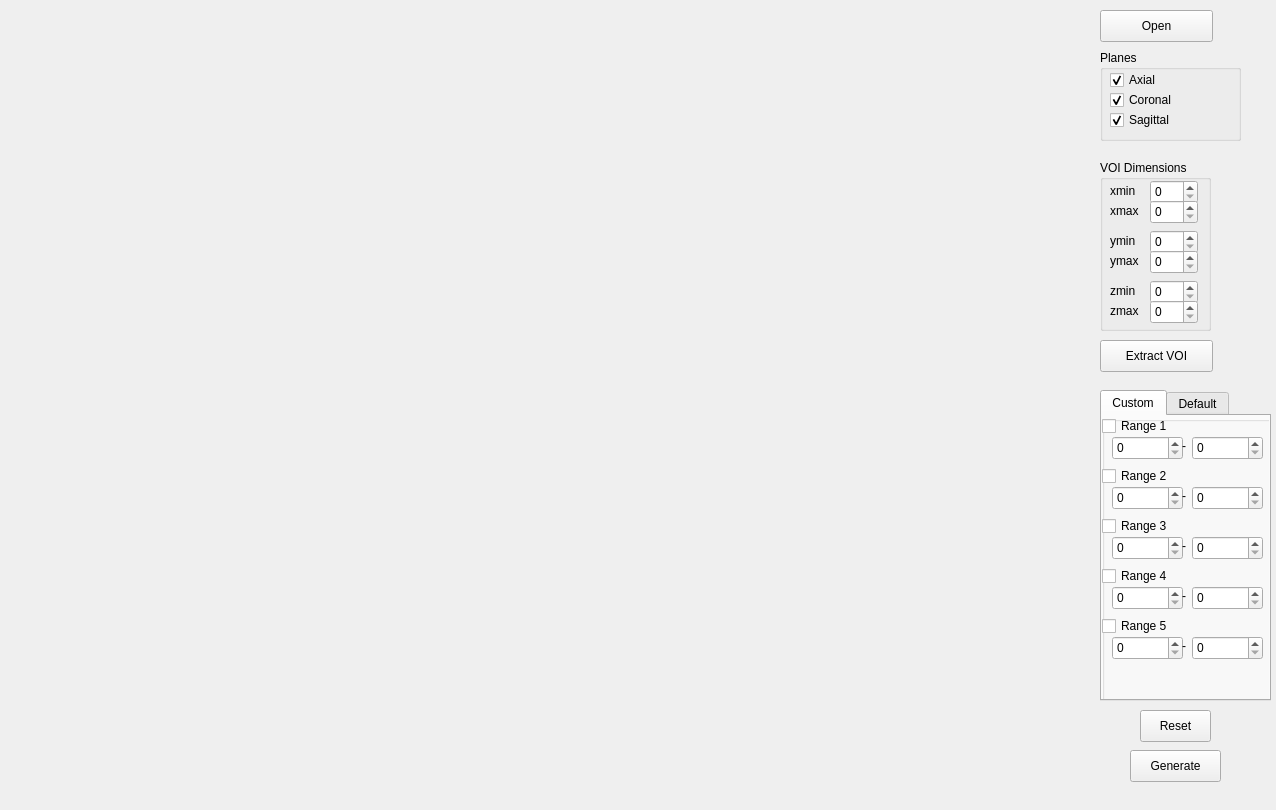
<?xml version="1.0" encoding="UTF-8"?>
<ui version="4.0">
 <class>Widget</class>
 <widget class="QWidget" name="Widget">
  <property name="geometry">
   <rect>
    <x>0</x>
    <y>0</y>
    <width>1276</width>
    <height>810</height>
   </rect>
  </property>
  <property name="windowTitle">
   <string>Widget</string>
  </property>
  <widget class="QWidget" name="gridLayoutWidget">
   <property name="geometry">
    <rect>
     <x>10</x>
     <y>10</y>
     <width>541</width>
     <height>391</height>
    </rect>
   </property>
   <layout class="QGridLayout" name="gridLayout">
    <item row="0" column="0">
     <widget class="QVTKWidget" name="widget1" native="true"/>
    </item>
   </layout>
  </widget>
  <widget class="QWidget" name="gridLayoutWidget_2">
   <property name="geometry">
    <rect>
     <x>560</x>
     <y>10</y>
     <width>531</width>
     <height>391</height>
    </rect>
   </property>
   <layout class="QGridLayout" name="gridLayout_2">
    <item row="0" column="0">
     <widget class="QVTKWidget" name="widget2" native="true"/>
    </item>
   </layout>
  </widget>
  <widget class="QWidget" name="gridLayoutWidget_3">
   <property name="geometry">
    <rect>
     <x>9</x>
     <y>409</y>
     <width>541</width>
     <height>391</height>
    </rect>
   </property>
   <layout class="QGridLayout" name="gridLayout_3">
    <item row="0" column="0">
     <widget class="QVTKWidget" name="widget3" native="true"/>
    </item>
   </layout>
  </widget>
  <widget class="QWidget" name="gridLayoutWidget_4">
   <property name="geometry">
    <rect>
     <x>560</x>
     <y>410</y>
     <width>531</width>
     <height>391</height>
    </rect>
   </property>
   <layout class="QGridLayout" name="gridLayout_4">
    <item row="0" column="0">
     <widget class="QVTKWidget" name="widget4" native="true"/>
    </item>
   </layout>
  </widget>
  <widget class="QPushButton" name="btnOpen">
   <property name="geometry">
    <rect>
     <x>1100</x>
     <y>10</y>
     <width>113</width>
     <height>32</height>
    </rect>
   </property>
   <property name="text">
    <string>Open</string>
   </property>
  </widget>
  <widget class="QPushButton" name="btnGenerate">
   <property name="geometry">
    <rect>
     <x>1130</x>
     <y>750</y>
     <width>91</width>
     <height>32</height>
    </rect>
   </property>
   <property name="text">
    <string>Generate</string>
   </property>
  </widget>
  <widget class="QGroupBox" name="groupBox">
   <property name="geometry">
    <rect>
     <x>1100</x>
     <y>50</y>
     <width>141</width>
     <height>91</height>
    </rect>
   </property>
   <property name="title">
    <string>Planes</string>
   </property>
   <widget class="QCheckBox" name="checkAxial">
    <property name="geometry">
     <rect>
      <x>10</x>
      <y>20</y>
      <width>86</width>
      <height>20</height>
     </rect>
    </property>
    <property name="text">
     <string>Axial</string>
    </property>
    <property name="checked">
     <bool>true</bool>
    </property>
   </widget>
   <widget class="QCheckBox" name="checkCoronal">
    <property name="geometry">
     <rect>
      <x>10</x>
      <y>40</y>
      <width>86</width>
      <height>20</height>
     </rect>
    </property>
    <property name="text">
     <string>Coronal</string>
    </property>
    <property name="checked">
     <bool>true</bool>
    </property>
   </widget>
   <widget class="QCheckBox" name="checkSagittal">
    <property name="geometry">
     <rect>
      <x>10</x>
      <y>60</y>
      <width>86</width>
      <height>20</height>
     </rect>
    </property>
    <property name="text">
     <string>Sagittal</string>
    </property>
    <property name="checked">
     <bool>true</bool>
    </property>
   </widget>
   <widget class="QLabel" name="axial">
    <property name="geometry">
     <rect>
      <x>89</x>
      <y>20</y>
      <width>51</width>
      <height>21</height>
     </rect>
    </property>
    <property name="text">
     <string/>
    </property>
   </widget>
   <widget class="QLabel" name="coronal">
    <property name="geometry">
     <rect>
      <x>90</x>
      <y>40</y>
      <width>51</width>
      <height>21</height>
     </rect>
    </property>
    <property name="text">
     <string/>
    </property>
   </widget>
   <widget class="QLabel" name="sagittal">
    <property name="geometry">
     <rect>
      <x>90</x>
      <y>60</y>
      <width>51</width>
      <height>21</height>
     </rect>
    </property>
    <property name="text">
     <string/>
    </property>
   </widget>
  </widget>
  <widget class="QPushButton" name="extractVOI">
   <property name="geometry">
    <rect>
     <x>1100</x>
     <y>340</y>
     <width>113</width>
     <height>32</height>
    </rect>
   </property>
   <property name="text">
    <string>Extract VOI</string>
   </property>
  </widget>
  <widget class="QGroupBox" name="groupBox_2">
   <property name="enabled">
    <bool>true</bool>
   </property>
   <property name="geometry">
    <rect>
     <x>1100</x>
     <y>160</y>
     <width>111</width>
     <height>171</height>
    </rect>
   </property>
   <property name="title">
    <string>VOI Dimensions</string>
   </property>
   <widget class="QSpinBox" name="xmin">
    <property name="geometry">
     <rect>
      <x>50</x>
      <y>20</y>
      <width>48</width>
      <height>24</height>
     </rect>
    </property>
   </widget>
   <widget class="QSpinBox" name="xmax">
    <property name="geometry">
     <rect>
      <x>50</x>
      <y>40</y>
      <width>48</width>
      <height>24</height>
     </rect>
    </property>
   </widget>
   <widget class="QSpinBox" name="ymin">
    <property name="geometry">
     <rect>
      <x>50</x>
      <y>70</y>
      <width>48</width>
      <height>24</height>
     </rect>
    </property>
   </widget>
   <widget class="QSpinBox" name="ymax">
    <property name="geometry">
     <rect>
      <x>50</x>
      <y>90</y>
      <width>48</width>
      <height>24</height>
     </rect>
    </property>
   </widget>
   <widget class="QSpinBox" name="zmin">
    <property name="geometry">
     <rect>
      <x>50</x>
      <y>120</y>
      <width>48</width>
      <height>24</height>
     </rect>
    </property>
   </widget>
   <widget class="QSpinBox" name="zmax">
    <property name="geometry">
     <rect>
      <x>50</x>
      <y>140</y>
      <width>48</width>
      <height>24</height>
     </rect>
    </property>
   </widget>
   <widget class="QLabel" name="label">
    <property name="geometry">
     <rect>
      <x>10</x>
      <y>20</y>
      <width>31</width>
      <height>21</height>
     </rect>
    </property>
    <property name="text">
     <string>xmin</string>
    </property>
   </widget>
   <widget class="QLabel" name="label_2">
    <property name="geometry">
     <rect>
      <x>10</x>
      <y>40</y>
      <width>31</width>
      <height>21</height>
     </rect>
    </property>
    <property name="text">
     <string>xmax</string>
    </property>
   </widget>
   <widget class="QLabel" name="label_3">
    <property name="geometry">
     <rect>
      <x>10</x>
      <y>70</y>
      <width>31</width>
      <height>21</height>
     </rect>
    </property>
    <property name="text">
     <string>ymin</string>
    </property>
   </widget>
   <widget class="QLabel" name="label_4">
    <property name="geometry">
     <rect>
      <x>10</x>
      <y>90</y>
      <width>31</width>
      <height>21</height>
     </rect>
    </property>
    <property name="text">
     <string>ymax</string>
    </property>
   </widget>
   <widget class="QLabel" name="label_5">
    <property name="geometry">
     <rect>
      <x>10</x>
      <y>120</y>
      <width>31</width>
      <height>21</height>
     </rect>
    </property>
    <property name="text">
     <string>zmin</string>
    </property>
   </widget>
   <widget class="QLabel" name="label_6">
    <property name="geometry">
     <rect>
      <x>10</x>
      <y>140</y>
      <width>31</width>
      <height>21</height>
     </rect>
    </property>
    <property name="text">
     <string>zmax</string>
    </property>
   </widget>
   <zorder>xmin</zorder>
   <zorder>xmax</zorder>
   <zorder>ymin</zorder>
   <zorder>ymax</zorder>
   <zorder>zmin</zorder>
   <zorder>zmax</zorder>
   <zorder>label</zorder>
   <zorder>label_2</zorder>
   <zorder>label_3</zorder>
   <zorder>label_4</zorder>
   <zorder>label_5</zorder>
   <zorder>label_6</zorder>
   <zorder>groupBox_3</zorder>
  </widget>
  <widget class="QPushButton" name="btnReset">
   <property name="geometry">
    <rect>
     <x>1140</x>
     <y>710</y>
     <width>71</width>
     <height>32</height>
    </rect>
   </property>
   <property name="text">
    <string>Reset</string>
   </property>
  </widget>
  <widget class="QTabWidget" name="tabMode">
   <property name="geometry">
    <rect>
     <x>1100</x>
     <y>390</y>
     <width>171</width>
     <height>311</height>
    </rect>
   </property>
   <property name="currentIndex">
    <number>0</number>
   </property>
   <widget class="QWidget" name="tab">
    <attribute name="title">
     <string>Custom</string>
    </attribute>
    <widget class="QGroupBox" name="groupBox_4">
     <property name="geometry">
      <rect>
       <x>0</x>
       <y>0</y>
       <width>171</width>
       <height>291</height>
      </rect>
     </property>
     <property name="title">
      <string/>
     </property>
     <widget class="QCheckBox" name="checkBox_15">
      <property name="geometry">
       <rect>
        <x>0</x>
        <y>0</y>
        <width>87</width>
        <height>20</height>
       </rect>
      </property>
      <property name="text">
       <string>Range 1</string>
      </property>
     </widget>
     <widget class="QSpinBox" name="minBox1">
      <property name="geometry">
       <rect>
        <x>10</x>
        <y>20</y>
        <width>71</width>
        <height>24</height>
       </rect>
      </property>
     </widget>
     <widget class="QLabel" name="label_7">
      <property name="geometry">
       <rect>
        <x>80</x>
        <y>20</y>
        <width>20</width>
        <height>20</height>
       </rect>
      </property>
      <property name="text">
       <string>-</string>
      </property>
     </widget>
     <widget class="QSpinBox" name="maxBox1">
      <property name="geometry">
       <rect>
        <x>90</x>
        <y>20</y>
        <width>71</width>
        <height>24</height>
       </rect>
      </property>
     </widget>
     <widget class="QSpinBox" name="minBox2">
      <property name="geometry">
       <rect>
        <x>10</x>
        <y>70</y>
        <width>71</width>
        <height>24</height>
       </rect>
      </property>
     </widget>
     <widget class="QLabel" name="label_8">
      <property name="geometry">
       <rect>
        <x>80</x>
        <y>70</y>
        <width>20</width>
        <height>20</height>
       </rect>
      </property>
      <property name="text">
       <string>-</string>
      </property>
     </widget>
     <widget class="QSpinBox" name="maxBox2">
      <property name="geometry">
       <rect>
        <x>90</x>
        <y>70</y>
        <width>71</width>
        <height>24</height>
       </rect>
      </property>
     </widget>
     <widget class="QCheckBox" name="checkBox_16">
      <property name="geometry">
       <rect>
        <x>0</x>
        <y>50</y>
        <width>87</width>
        <height>20</height>
       </rect>
      </property>
      <property name="text">
       <string>Range 2</string>
      </property>
     </widget>
     <widget class="QCheckBox" name="checkBox_17">
      <property name="geometry">
       <rect>
        <x>0</x>
        <y>100</y>
        <width>87</width>
        <height>20</height>
       </rect>
      </property>
      <property name="text">
       <string>Range 3</string>
      </property>
     </widget>
     <widget class="QSpinBox" name="minBox3">
      <property name="geometry">
       <rect>
        <x>10</x>
        <y>120</y>
        <width>71</width>
        <height>24</height>
       </rect>
      </property>
     </widget>
     <widget class="QLabel" name="label_9">
      <property name="geometry">
       <rect>
        <x>80</x>
        <y>120</y>
        <width>20</width>
        <height>20</height>
       </rect>
      </property>
      <property name="text">
       <string>-</string>
      </property>
     </widget>
     <widget class="QSpinBox" name="maxBox3">
      <property name="geometry">
       <rect>
        <x>90</x>
        <y>120</y>
        <width>71</width>
        <height>24</height>
       </rect>
      </property>
     </widget>
     <widget class="QCheckBox" name="checkBox_18">
      <property name="geometry">
       <rect>
        <x>0</x>
        <y>150</y>
        <width>87</width>
        <height>20</height>
       </rect>
      </property>
      <property name="text">
       <string>Range 4</string>
      </property>
     </widget>
     <widget class="QSpinBox" name="minBox4">
      <property name="geometry">
       <rect>
        <x>10</x>
        <y>170</y>
        <width>71</width>
        <height>24</height>
       </rect>
      </property>
     </widget>
     <widget class="QLabel" name="label_10">
      <property name="geometry">
       <rect>
        <x>80</x>
        <y>170</y>
        <width>20</width>
        <height>20</height>
       </rect>
      </property>
      <property name="text">
       <string>-</string>
      </property>
     </widget>
     <widget class="QSpinBox" name="maxBox4">
      <property name="geometry">
       <rect>
        <x>90</x>
        <y>170</y>
        <width>71</width>
        <height>24</height>
       </rect>
      </property>
     </widget>
     <widget class="QCheckBox" name="checkBox_19">
      <property name="geometry">
       <rect>
        <x>0</x>
        <y>200</y>
        <width>87</width>
        <height>20</height>
       </rect>
      </property>
      <property name="text">
       <string>Range 5</string>
      </property>
     </widget>
     <widget class="QSpinBox" name="minBox5">
      <property name="geometry">
       <rect>
        <x>10</x>
        <y>220</y>
        <width>71</width>
        <height>24</height>
       </rect>
      </property>
     </widget>
     <widget class="QLabel" name="label_11">
      <property name="geometry">
       <rect>
        <x>80</x>
        <y>220</y>
        <width>20</width>
        <height>20</height>
       </rect>
      </property>
      <property name="text">
       <string>-</string>
      </property>
     </widget>
     <widget class="QSpinBox" name="maxBox5">
      <property name="geometry">
       <rect>
        <x>90</x>
        <y>220</y>
        <width>71</width>
        <height>24</height>
       </rect>
      </property>
     </widget>
    </widget>
   </widget>
   <widget class="QWidget" name="tab_2">
    <attribute name="title">
     <string>Default</string>
    </attribute>
    <widget class="QGroupBox" name="groupBox_3">
     <property name="geometry">
      <rect>
       <x>0</x>
       <y>-20</y>
       <width>171</width>
       <height>311</height>
      </rect>
     </property>
     <property name="autoFillBackground">
      <bool>false</bool>
     </property>
     <property name="title">
      <string/>
     </property>
     <widget class="QCheckBox" name="checkBox_1">
      <property name="geometry">
       <rect>
        <x>0</x>
        <y>20</y>
        <width>86</width>
        <height>20</height>
       </rect>
      </property>
      <property name="text">
       <string>Bone</string>
      </property>
     </widget>
     <widget class="QCheckBox" name="checkBox_2">
      <property name="geometry">
       <rect>
        <x>0</x>
        <y>40</y>
        <width>161</width>
        <height>21</height>
       </rect>
      </property>
      <property name="font">
       <font>
        <pointsize>13</pointsize>
       </font>
      </property>
      <property name="text">
       <string>Compact Bone (Adult)</string>
      </property>
     </widget>
     <widget class="QCheckBox" name="checkBox_3">
      <property name="geometry">
       <rect>
        <x>0</x>
        <y>60</y>
        <width>161</width>
        <height>20</height>
       </rect>
      </property>
      <property name="text">
       <string>Compact Bone (Child)</string>
      </property>
     </widget>
     <widget class="QCheckBox" name="checkBox_4">
      <property name="geometry">
       <rect>
        <x>0</x>
        <y>80</y>
        <width>161</width>
        <height>20</height>
       </rect>
      </property>
      <property name="text">
       <string>Spongial Bone (Adult)</string>
      </property>
     </widget>
     <widget class="QCheckBox" name="checkBox_5">
      <property name="geometry">
       <rect>
        <x>0</x>
        <y>100</y>
        <width>151</width>
        <height>20</height>
       </rect>
      </property>
      <property name="text">
       <string>Spongial Bone (Child)</string>
      </property>
     </widget>
     <widget class="QCheckBox" name="checkBox_6">
      <property name="geometry">
       <rect>
        <x>0</x>
        <y>120</y>
        <width>111</width>
        <height>20</height>
       </rect>
      </property>
      <property name="text">
       <string>Enamel (Adult)</string>
      </property>
     </widget>
     <widget class="QCheckBox" name="checkBox_7">
      <property name="geometry">
       <rect>
        <x>0</x>
        <y>140</y>
        <width>121</width>
        <height>20</height>
       </rect>
      </property>
      <property name="text">
       <string>Enamel (Child)</string>
      </property>
     </widget>
     <widget class="QCheckBox" name="checkBox_8">
      <property name="geometry">
       <rect>
        <x>0</x>
        <y>160</y>
        <width>131</width>
        <height>20</height>
       </rect>
      </property>
      <property name="text">
       <string>Fat Tissue (Adult)</string>
      </property>
     </widget>
     <widget class="QCheckBox" name="checkBox_9">
      <property name="geometry">
       <rect>
        <x>0</x>
        <y>180</y>
        <width>131</width>
        <height>20</height>
       </rect>
      </property>
      <property name="text">
       <string>Fat Tissue (Child)</string>
      </property>
     </widget>
     <widget class="QCheckBox" name="checkBox_10">
      <property name="geometry">
       <rect>
        <x>0</x>
        <y>200</y>
        <width>151</width>
        <height>20</height>
       </rect>
      </property>
      <property name="text">
       <string>Muscle Tissue (Adult)</string>
      </property>
     </widget>
     <widget class="QCheckBox" name="checkBox_11">
      <property name="geometry">
       <rect>
        <x>0</x>
        <y>220</y>
        <width>151</width>
        <height>20</height>
       </rect>
      </property>
      <property name="text">
       <string>Muscle Tissue (Child)</string>
      </property>
     </widget>
     <widget class="QCheckBox" name="checkBox_12">
      <property name="geometry">
       <rect>
        <x>0</x>
        <y>240</y>
        <width>141</width>
        <height>20</height>
       </rect>
      </property>
      <property name="text">
       <string>Skin Tissue (Adult)</string>
      </property>
     </widget>
     <widget class="QCheckBox" name="checkBox_13">
      <property name="geometry">
       <rect>
        <x>0</x>
        <y>260</y>
        <width>141</width>
        <height>20</height>
       </rect>
      </property>
      <property name="text">
       <string>Skin Tissue (Child)</string>
      </property>
     </widget>
     <widget class="QCheckBox" name="checkBox_14">
      <property name="geometry">
       <rect>
        <x>0</x>
        <y>280</y>
        <width>101</width>
        <height>20</height>
       </rect>
      </property>
      <property name="text">
       <string>Soft Tissue</string>
      </property>
     </widget>
    </widget>
   </widget>
  </widget>
 </widget>
 <layoutdefault spacing="6" margin="11"/>
 <customwidgets>
  <customwidget>
   <class>QVTKWidget</class>
   <extends>QWidget</extends>
   <header>QVTKWidget.h</header>
   <container>1</container>
  </customwidget>
 </customwidgets>
 <resources/>
 <connections/>
</ui>
